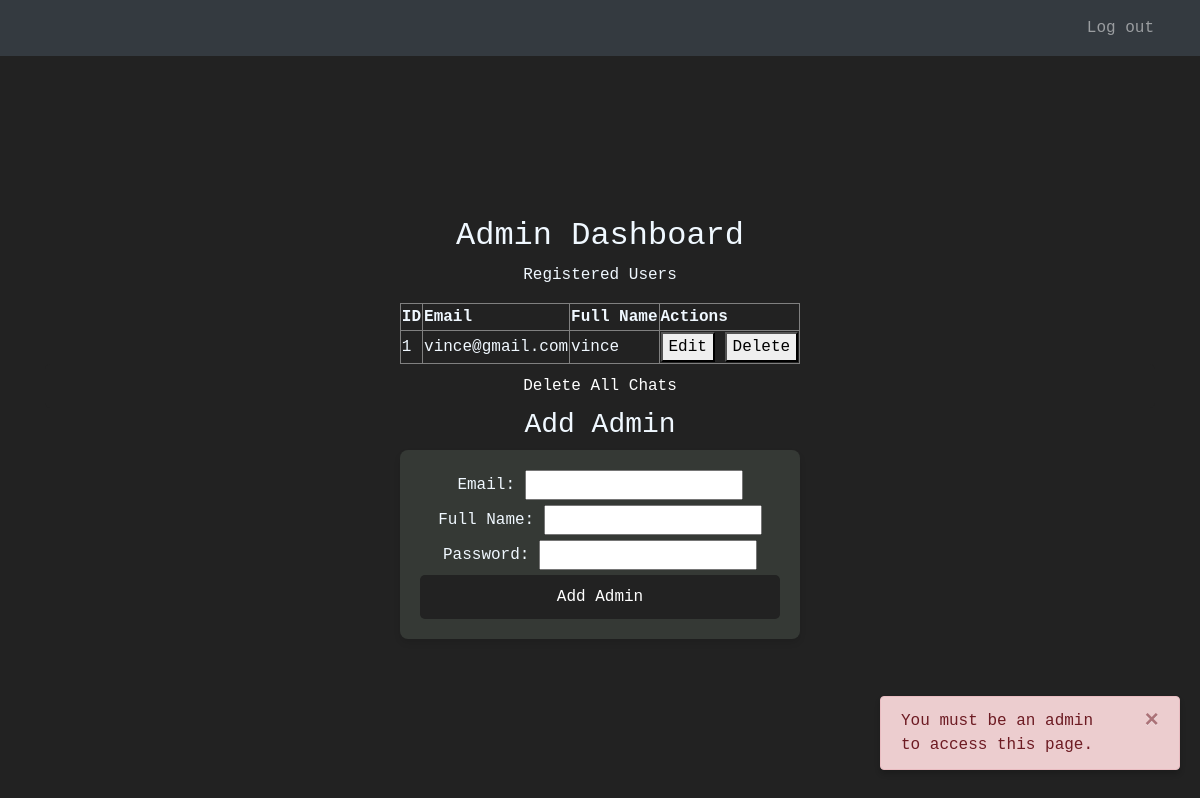
The page /admin-dashboard (signed in) on the database as committed earlier.
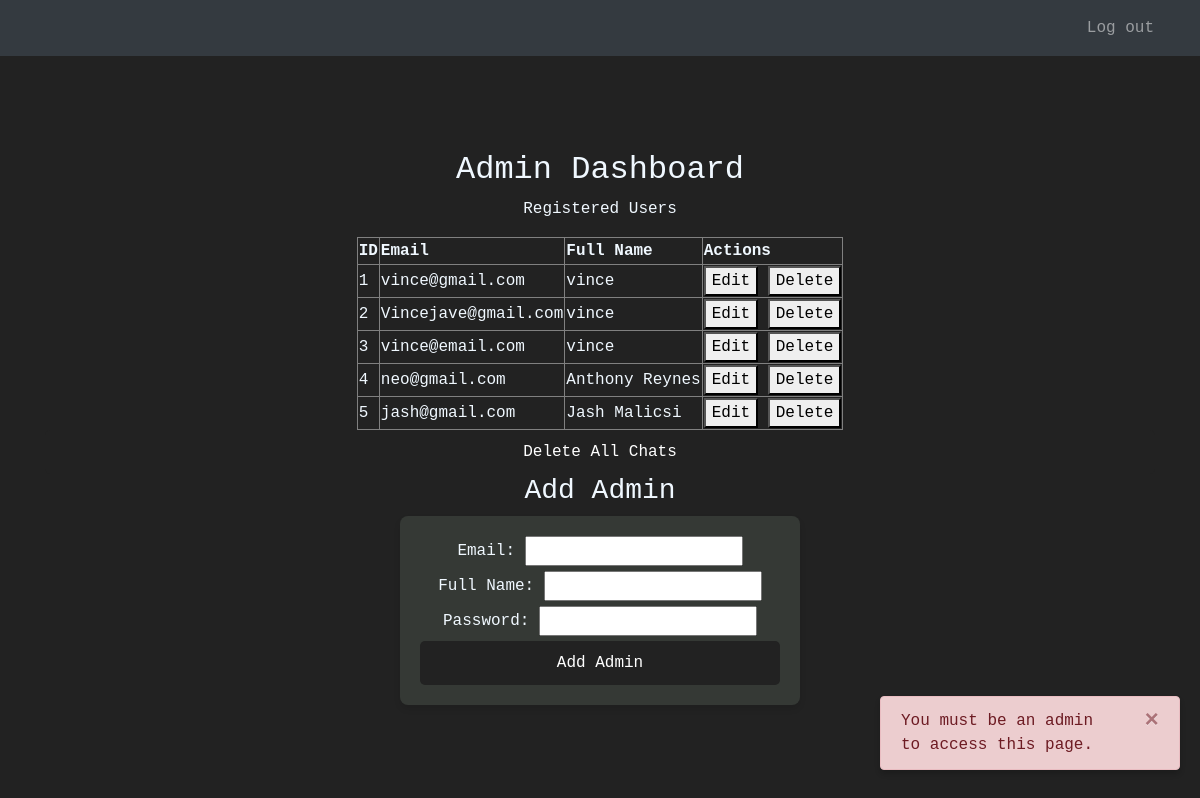
The same page on the database as committed later.
### website/models.py (models this page shows)
class User(db.Model, UserMixin):
    id = db.Column(db.Integer, primary_key=True)
    email = db.Column(db.String(150), unique=True)
    password = db.Column(db.String(150))
    first_name = db.Column(db.String(150))
    notes = db.relationship('Note')
    chats = db.relationship('Chat')

### website/views.py (the view)
@views.route('/admin-dashboard', methods=['GET'])
@login_required
def admin_dashboard():
    if not isinstance(current_user, Admin):
        flash('You must be an admin to access this page.', category='error')
        users = User.query.all()  # Query all users to display in the admin dashboard
        admins=Admin.query.all()
        return render_template("admin-dashboard.html", user=current_user, users=users)
    users = User.query.all()  # Query all users to display in the admin dashboard
    admins=Admin.query.all()
    return render_template("admin-dashboard.html", user=current_user, users=users, admins=admins)

### website/__init__.py (called while the page is built)
def create_app():
    app = Flask(__name__)
    app.config['SECRET_KEY'] = 'DSA Group 4'
    app.config['SQLALCHEMY_DATABASE_URI'] = f'sqlite:///{DB_NAME}'
    db.init_app(app)
    from .views import views
    from .auth import auth
    app.register_blueprint(views, url_prefix='/')
    app.register_blueprint(auth, url_prefix='/')
    from .models import User, Note
    with app.app_context():
        db.create_all()
    login_manager = LoginManager()
    login_manager.login_view = 'auth.login'
    login_manager.init_app(app)
    @login_manager.user_loader
    def load_user(id):
        return User.query.get(int(id))
    return app

### website/templates/admin-dashboard.html (shortened to what this page needs)
{% extends "index.html" %}
{% block content %}
<nav class="navbar navbar-dark bg-dark fixed-top">
  <div class="container-fluid">
    <div class="navbar-nav ml-auto d-flex flex-row">
      {% if user.is_authenticated %}
      <a class="nav-item nav-link" id="logout" href="/logout">Log out</a>
      {% else %}
      <a class="nav-item nav-link" id="login" href="/login">Login</a>
      <a class="nav-item nav-link" id="signUp" href="/sign-up">Sign Up</a>
      <a class="nav-item nav-link" id="admin" href="/admin-login">Admin</a>
      {% endif %}
    </div>
  </div>
</nav>
<h2 align="center" class="admin-title">Admin Dashboard</h2>
<div align="center" class="admin-table-contents">
  <p class="admin-table-title">Registered Users</p>
  <table border="1" class="table-contents">
    <tr class="table-contents">
      <th>ID</th>
      <th>Email</th>
      <th>Full Name</th>
      <th>Actions</th>
    </tr>
    {% for user in users %}
    <tr>
      <td>{{ user.id }}</td>
      <td>{{ user.email }}</td>
      <td>{{ user.first_name }}</td>
      <td>
        <button onclick="editUser({{ user.id }}, '{{ user.email }}', '{{ user.first_name }}')">Edit</button>
        <button onclick="deleteUser({{ user.id }})">Delete</button>
      </td>
    </tr>
    {% endfor %}
  </table>
</div>
<div align="center" >
    <button class="delete-button" onclick="deleteAllChats()">Delete All Chats</button>
</div>
<div align="center" class="add-admin-form admin-title">
    <h3>Add Admin</h3>
    <form method="POST" action="/add-admin">
      <label for="email" >Email:</label>
      <input type="email" id="email" name="email" required>
      <br>
      <label for="full_name" >Full Name:</label>
      <input type="text" id="full_name"name="first_name" required>
      <br>
      <label for="password">Password:</label>
      <input type="password" id="password" name="password" required>
      <button type="submit">Add Admin</button>
    </form>
</div>
{% endblock %}

Rows that differ between the two databases and show on the page:
added User: id "2", email "Vincejave@gmail.com", first_name "vince"
added User: id "3", email "vince@email.com", first_name "vince"
added User: id "4", email "neo@gmail.com", first_name "Anthony Reynes"
added User: id "5", email "jash@gmail.com", first_name "Jash Malicsi"
